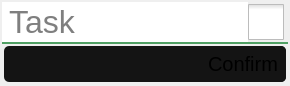
                     <widget class="QWidget" name="layer_obj_edit_task_form" native="true">
                      <property name="minimumSize">
                       <size>
                        <width>252</width>
                        <height>86</height>
                       </size>
                      </property>
                      <property name="maximumSize">
                       <size>
                        <width>290</width>
                        <height>84</height>
                       </size>
                      </property>
                      <property name="styleSheet">
                       <string notr="true">QWidget#layer_obj_edit_task_form {
	background-color: rgba(20,20,20,1);
	border-radius: 4px;
	border: 2px solid rgba(80, 160, 100, 1);
}

QWidget#layer_obj_edit_task_form &gt; * {
	border-radius: 0px;
	border: 0px;
}</string>
                      </property>
                      <layout class="QVBoxLayout" name="layer_obj_edit_task_form_container">
                       <property name="spacing">
                        <number>0</number>
                       </property>
                       <property name="leftMargin">
                        <number>2</number>
                       </property>
                       <property name="topMargin">
                        <number>0</number>
                       </property>
                       <property name="rightMargin">
                        <number>2</number>
                       </property>
                       <property name="bottomMargin">
                        <number>0</number>
                       </property>
                       <item>
                        <widget class="QWidget" name="layer_task_edit_header" native="true">
                         <property name="sizePolicy">
                          <sizepolicy hsizetype="MinimumExpanding" vsizetype="Minimum">
                           <horstretch>0</horstretch>
                           <verstretch>0</verstretch>
                          </sizepolicy>
                         </property>
                         <property name="minimumSize">
                          <size>
                           <width>0</width>
                           <height>44</height>
                          </size>
                         </property>
                         <property name="maximumSize">
                          <size>
                           <width>290</width>
                           <height>44</height>
                          </size>
                         </property>
                         <property name="styleSheet">
                          <string notr="true">border-bottom: 2px solid rgba(80, 160, 100, 1);</string>
                         </property>
                         <layout class="QHBoxLayout" name="task_edit_header_container">
                          <property name="spacing">
                           <number>0</number>
                          </property>
                          <property name="leftMargin">
                           <number>0</number>
                          </property>
                          <property name="topMargin">
                           <number>0</number>
                          </property>
                          <property name="rightMargin">
                           <number>0</number>
                          </property>
                          <property name="bottomMargin">
                           <number>0</number>
                          </property>
                          <item>
                           <widget class="QLineEdit" name="task_line_edit">
                            <property name="sizePolicy">
                             <sizepolicy hsizetype="Expanding" vsizetype="Fixed">
                              <horstretch>0</horstretch>
                              <verstretch>0</verstretch>
                             </sizepolicy>
                            </property>
                            <property name="minimumSize">
                             <size>
                              <width>212</width>
                              <height>40</height>
                             </size>
                            </property>
                            <property name="maximumSize">
                             <size>
                              <width>250</width>
                              <height>40</height>
                             </size>
                            </property>
                            <property name="font">
                             <font>
                              <family>Arial</family>
                              <pointsize>24</pointsize>
                             </font>
                            </property>
                            <property name="cursor">
                             <cursorShape>SizeVerCursor</cursorShape>
                            </property>
                            <property name="styleSheet">
                             <string notr="true">QLineEdit {
	border: 0px solid transparent;
	padding-left: 5px;
	border-top-left-radius: 0px;
}</string>
                            </property>
                            <property name="text">
                             <string/>
                            </property>
                            <property name="placeholderText">
                             <string>Task</string>
                            </property>
                            <property name="clearButtonEnabled">
                             <bool>true</bool>
                            </property>
                           </widget>
                          </item>
                          <item>
                           <widget class="QCheckBox" name="task_checkbox">
                            <property name="minimumSize">
                             <size>
                              <width>0</width>
                              <height>40</height>
                             </size>
                            </property>
                            <property name="maximumSize">
                             <size>
                              <width>40</width>
                              <height>40</height>
                             </size>
                            </property>
                            <property name="font">
                             <font>
                              <family>Arial</family>
                              <pointsize>19</pointsize>
                             </font>
                            </property>
                            <property name="layoutDirection">
                             <enum>Qt::LayoutDirection::LeftToRight</enum>
                            </property>
                            <property name="styleSheet">
                             <string notr="true">QCheckBox {
border-bottom: 0px;
}

QCheckBox::indicator {
	height: 36px; width: 36px;
}</string>
                            </property>
                            <property name="text">
                             <string/>
                            </property>
                            <property name="iconSize">
                             <size>
                              <width>30</width>
                              <height>30</height>
                             </size>
                            </property>
                            <property name="checked">
                             <bool>false</bool>
                            </property>
                            <property name="tristate">
                             <bool>false</bool>
                            </property>
                           </widget>
                          </item>
                         </layout>
                        </widget>
                       </item>
                       <item>
                        <widget class="QWidget" name="layer_task_edit_footer" native="true">
                         <property name="minimumSize">
                          <size>
                           <width>248</width>
                           <height>40</height>
                          </size>
                         </property>
                         <property name="maximumSize">
                          <size>
                           <width>290</width>
                           <height>40</height>
                          </size>
                         </property>
                         <property name="styleSheet">
                          <string notr="true">background-color: rgba(20,20,20,1);
margin: 2px;
padding: 4px;
border-radius: 5px;</string>
                         </property>
                         <layout class="QHBoxLayout" name="task_edit_footer_container">
                          <property name="spacing">
                           <number>0</number>
                          </property>
                          <property name="leftMargin">
                           <number>0</number>
                          </property>
                          <property name="topMargin">
                           <number>0</number>
                          </property>
                          <property name="rightMargin">
                           <number>0</number>
                          </property>
                          <property name="bottomMargin">
                           <number>0</number>
                          </property>
                          <item>
                           <spacer name="task_edit_footer_spacer">
                            <property name="orientation">
                             <enum>Qt::Orientation::Horizontal</enum>
                            </property>
                            <property name="sizeHint" stdset="0">
                             <size>
                              <width>10</width>
                              <height>10</height>
                             </size>
                            </property>
                           </spacer>
                          </item>
                          <item>
                           <widget class="QPushButton" name="task_keyboard_button">
                            <property name="sizePolicy">
                             <sizepolicy hsizetype="Fixed" vsizetype="Fixed">
                              <horstretch>0</horstretch>
                              <verstretch>0</verstretch>
                             </sizepolicy>
                            </property>
                            <property name="minimumSize">
                             <size>
                              <width>40</width>
                              <height>40</height>
                             </size>
                            </property>
                            <property name="maximumSize">
                             <size>
                              <width>40</width>
                              <height>40</height>
                             </size>
                            </property>
                            <property name="text">
                             <string/>
                            </property>
                            <property name="icon">
                             <iconset>
                              <normalon>:/icons/util/keyboard_dark.svg</normalon>
                              <disabledoff>:/icons/util/keyboard_grey.svg</disabledoff>
                              <disabledon>:/icons/util/keyboard_grey.svg</disabledon>
                              <activeoff>:/icons/util/keyboard_blue.svg</activeoff>
                              <activeon>:/icons/util/keyboard_blue.svg</activeon>
                              <selectedoff>:/icons/util/keyboard_blue.svg</selectedoff>
                              <selectedon>:/icons/util/keyboard_blue.svg</selectedon>
                             </iconset>
                            </property>
                            <property name="iconSize">
                             <size>
                              <width>30</width>
                              <height>30</height>
                             </size>
                            </property>
                           </widget>
                          </item>
                          <item>
                           <widget class="QPushButton" name="task_edit_confirm">
                            <property name="sizePolicy">
                             <sizepolicy hsizetype="Minimum" vsizetype="Fixed">
                              <horstretch>0</horstretch>
                              <verstretch>40</verstretch>
                             </sizepolicy>
                            </property>
                            <property name="minimumSize">
                             <size>
                              <width>90</width>
                              <height>40</height>
                             </size>
                            </property>
                            <property name="maximumSize">
                             <size>
                              <width>90</width>
                              <height>40</height>
                             </size>
                            </property>
                            <property name="font">
                             <font>
                              <family>Arial</family>
                              <pointsize>15</pointsize>
                             </font>
                            </property>
                            <property name="text">
                             <string>Confirm</string>
                            </property>
                            <property name="iconSize">
                             <size>
                              <width>20</width>
                              <height>20</height>
                             </size>
                            </property>
                           </widget>
                          </item>
                         </layout>
                        </widget>
                       </item>
                      </layout>
                     </widget>
